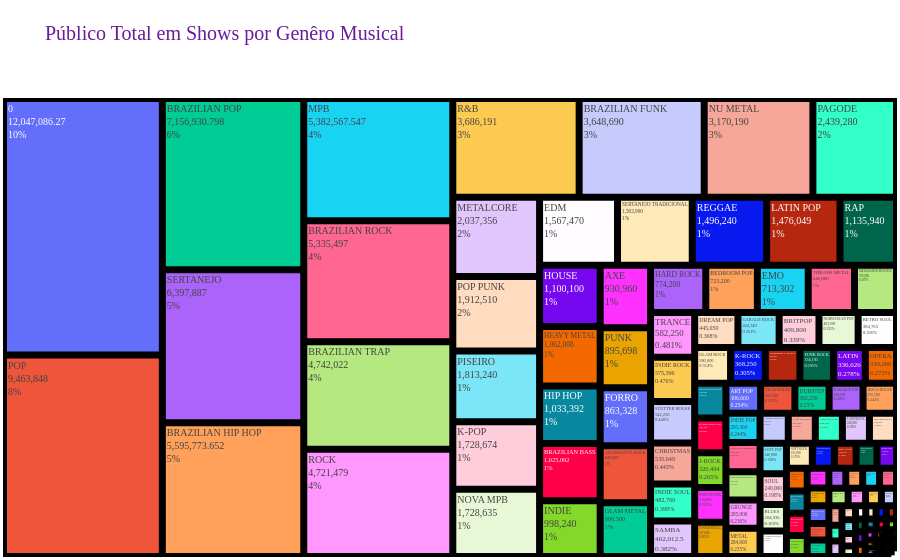

The cell this chart's notebook holds for it:
### Code cell
tr2 = agrupar(df, ['generos'], col_sel = 'lotacao', met = 'sum')
tr2 = tr2.reset_index()   
tr2.columns = ['generos', 'lot']  

tree_2 = px.treemap(
    tr2,
    path=['generos'],
    values='lot',
    color_continuous_scale=['#5E17EB', '#9C27B0', '#00BCD4', '#4CAF50', '#FFEA00'],
    title = 'Público Total em Shows por Genêro Musical'
)
tree_2.update_traces(
    textinfo='label+value+percent root',
    textfont=dict(size=10, family='Arial Black'),
    marker_line=dict(width=4, color='#000000'),
    hovertemplate='<b>%{label}</b><br>Shows: <b>%{value}</b> (%{percentRoot:.1%} do total)<extra></extra>'
)

tree_2.update_layout(
    plot_bgcolor="white",
    paper_bgcolor="white",
    title_font=dict(size=20, color='#6A1B9A', family='Arial Black'),
    font_color='#424242',
    margin=dict(t=80, l=0, r=0, b=0)
)

tree_2.show()

### Figure 1 — Plotly figure (JSON) as saved in the notebook; plotly's stock layout.template omitted (floating-point values rounded to 4 significant figures; data arrays with more than 128 entries replaced by an {"elided": "..."} marker saying what was removed)
{"data": [{"branchvalues": "total", "domain": {"x": [0, 1], "y": [0, 1]}, "hovertemplate": "<b>%{label}</b><br>Shows: <b>%{value}</b> (%{percentRoot:.1%} do total)<extra></extra>", "ids": {"elided": "137 str values"}, "labels": {"elided": "137 str values"}, "marker": {"line": {"color": "#000000", "width": 4}}, "name": "", "parents": {"elided": "137 str values"}, "textfont": {"family": "Arial Black", "size": 10}, "textinfo": "label+value+percent root", "type": "treemap", "values": {"elided": "137 float values"}}], "layout": {"font": {"color": "#424242"}, "legend": {"tracegroupgap": 0}, "margin": {"b": 0, "l": 0, "r": 0, "t": 80}, "paper_bgcolor": "white", "plot_bgcolor": "white", "title": {"font": {"color": "#6A1B9A", "family": "Arial Black", "size": 20}, "text": "Público Total em Shows por Genêro Musical"}}}
